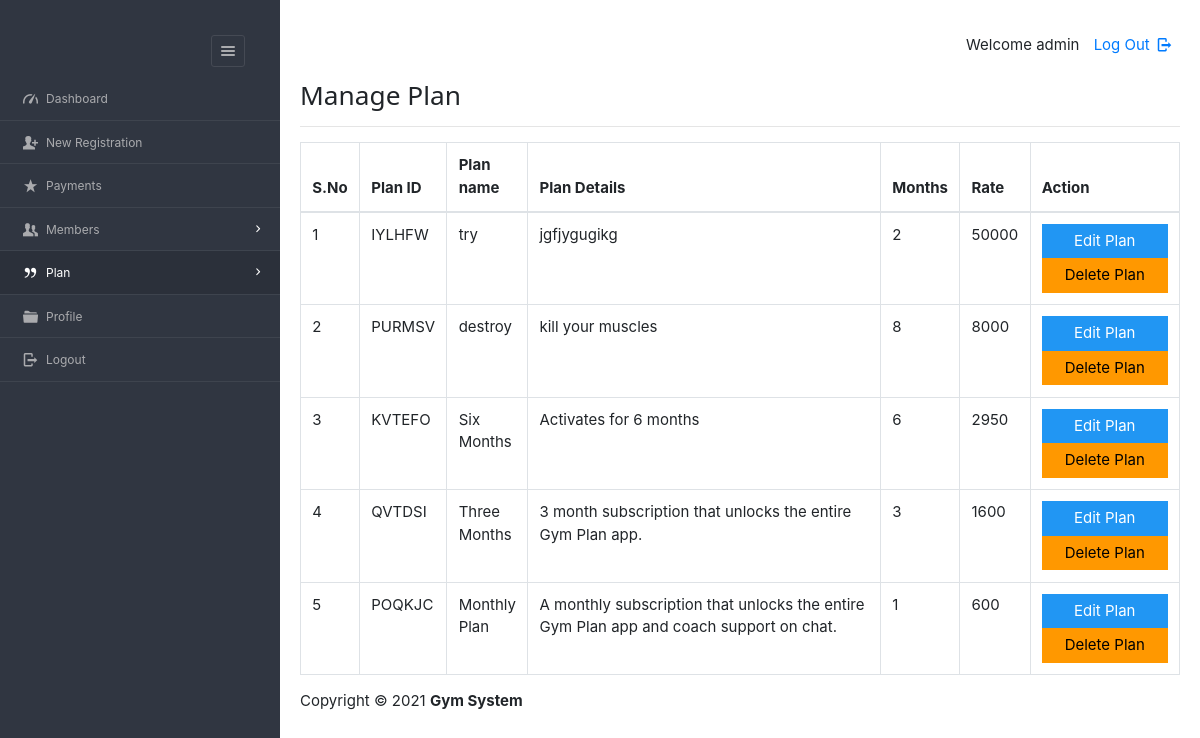
Page /dashboard/admin/view_plan.php (signed in) on the committed database.
### tables this page shows
CREATE TABLE `plan` (
  `pid` varchar(8) NOT NULL,
  `planName` varchar(20) NOT NULL,
  `description` varchar(200) NOT NULL,
  `validity` varchar(20) NOT NULL,
  `amount` int(10) NOT NULL,
  `active` varchar(255) DEFAULT NULL
);

### dashboard/admin/view_plan.php (the view, shortened to what this page needs)
<?php
require '../../include/db_conn.php';
?>
<!DOCTYPE html>
<html lang="en">
<head>
    <link rel="stylesheet" href="../../css/style.css"  id="style-resource-5">
    <link rel="stylesheet" href="../../css/dashMain.css">
    <link rel="stylesheet" type="text/css" href="../../css/entypo.css">
	<link href="a1style.css" rel="stylesheet" type="text/css">
	<link rel="stylesheet" href="https://stackpath.bootstrapcdn.com/bootstrap/4.3.1/css/bootstrap.min.css">
</head>
     <body class="page-body  page-fade" onload="collapseSidebar()">
    	<div class="page-container sidebar-collapsed" id="navbarcollapse">
		<div class="sidebar-menu">
			<header class="logo-env">
					<div class="sidebar-collapse" onclick="collapseSidebar()">
				<a href="#" class="sidebar-collapse-icon with-animation">
					<i class="entypo-menu"></i>
				</a>
			</div>
			</header>
    		<?php include('nav.php'); ?>
    	</div>
    		<div class="main-content">
				<div class="row">
					<div class="col-md-6 col-sm-8 clearfix">
					</div>
					<div class="col-md-6 col-sm-4 clearfix hidden-xs">
						<ul class="list-inline links-list pull-right">
							<li>Welcome <?php echo $_SESSION['full_name']; ?>
							</li>
							<li>
								<a href="logout.php">
									Log Out <i class="entypo-logout right"></i>
								</a>
							</li>
						</ul>
					</div>
				</div>
		<h3>Manage Plan</h3>
		<hr />
		<table class="table table-bordered datatable" id="table-1" border=1>
			<thead>
				<tr>
					<th>S.No</th>
					<th>Plan ID</th>
					<th>Plan name</th>
					<th>Plan Details</th>
					<th>Months</th>
					<th>Rate</th>
					<th>Action</th>
				</tr>
			</thead>
				<tbody>
					<?php
					$query  = "select * from plan where active='yes' ORDER BY amount DESC";
					$result = mysqli_query($con, $query);
					$sno    = 1;
					if (mysqli_affected_rows($con) != 0) {
					    while ($row = mysqli_fetch_array($result, MYSQLI_ASSOC)) {
					        $msgid = $row['pid'];
					        echo "<tr><td>" . $sno . "</td>";
					        echo "<td>" . $row['pid'] . "</td>";
					        echo "<td>" . $row['planName'] . "</td>";
					        echo "<td width='380'>" . $row['description'] . "</td>";
					        echo "<td>" . $row['validity'] . "</td>";
					        echo "<td>" . $row['amount'] . "</td>";
					        $sno++;
					        echo '<td><a href=edit_plan.php?id="'.$row['pid'].'"><input type="button" class="a1-btn a1-blue" id="boxxe" style="width:100%" value="Edit Plan" ></a><form action="del_plan.php" method="post" onSubmit="return ConfirmDelete();"><input type="hidden" name="name" value="' . $msgid .'"/><input type="submit" id="button1" value="Delete Plan" class="a1-btn a1-orange"/></form></td></tr>';
					    }
					}
					?>
				</tbody>
		</table>
<?php include('footer.php'); ?>
    	</div>
    </body>
</html>

### css/style.css (style rules this page uses)
html { font-size: 62.5%; font-family: sans-serif; }
div { display: block; }
body { font-family: "Noto Sans", sans-serif, "Helvetica Neue", Helvetica, Arial, sans-serif; font-size: 12px; line-height: 1.428571429; display: block; margin: 0; }
*, *:before, *:after { box-sizing: border-box; }
a { text-decoration: none; background: transparent; }
input, button, select, textarea { font-family: inherit; font-size: inherit; line-height: inherit; }
button, input { line-height: normal; }
button, input, select, textarea { font-family: inherit; font-size: 100%; margin: 0; }
input { background-color: white; cursor: text; padding: 1px; border-width: 2px; border-style: inset; border-color: initial; border-image: initial; }
input, textarea, select, button { text-rendering: auto; color: initial; letter-spacing: normal; word-spacing: normal; text-transform: none; text-indent: 0px; text-shadow: none; display: inline-block; text-align: start; margin: 0em; font: 400 13.3333px Arial; }
button, html input[type="button"], input[type="reset"], input[type="submit"] { cursor: pointer; }
a { color: #373e4a; text-decoration: none; }
a { background: transparent; }
a { color: #373e4a; }
.page-container { position: relative; padding-left: 280px; }
.page-container .sidebar-menu { position: absolute; width: 280px; top: 0; left: 0; bottom: 0; background: #303641; color: #aaabae; z-index: 1; min-height: 796px; box-sizing: border-box; }
.page-container .sidebar-menu .logo-env { width: 100%; padding: 35px; padding-bottom: 10px; box-sizing: border-box; }
.page-container .sidebar-menu .logo-env:before, .page-container .sidebar-menu .logo-env:after { content: " "; display: table; }
.page-container .sidebar-menu .logo-env > div { display: block; vertical-align: middle; white-space: nowrap; float: left; }
.page-container .sidebar-menu .logo-env > div > a { display: inline-block; color: #aaabae; }
.page-container .sidebar-menu .logo-env > div.sidebar-collapse, .page-container .sidebar-menu .logo-env > div.sidebar-mobile-menu { position: relative; float: right; }
.page-container .sidebar-menu .logo-env > div.sidebar-collapse a, .page-container .sidebar-menu .logo-env > div.sidebar-mobile-menu a { display: inline-block; border: 1px solid #454a54; text-align: center; padding: 0; line-height: 1; font-size: 20px; font-weight: 300; padding: 5px 2px; background-clip: padding-box; border-radius: 3px; transition: all 200ms ease-in-out; }
.page-container .sidebar-menu .logo-env:after { clear: both; }
ul, ol { margin-top: 0; margin-bottom: 8.5px; }
ul, menu, dir { display: block; list-style-type: disc; }
li { display: list-item; }
i, cite, em, var, address, dfn { font-style: italic; }

### css/entypo.css (style rules this page uses)
[class^="entypo-"]:before, [class*=" entypo-"]:before { font-family: "entypo"; font-style: normal; font-weight: normal; speak: none; display: inline-block; text-decoration: inherit; width: 1em; margin-right: .2em; text-align: center; font-variant: normal; text-transform: none; line-height: 1em; margin-left: .2em; }
.entypo-menu:before { content: '\e811'; }
.entypo-logout:before { content: '\e85d'; }

### dashboard/admin/view_plan.php (style rules this page uses)
#button1 { width:126px; }

### rows in the picture
plan: pid "IYLHFW", planName "try", description "jgfjygugikg", validity "2", amount "50000"
plan: pid "PURMSV", planName "destroy", description "kill your muscles", validity "8", amount "8000"
plan: pid "KVTEFO", planName "Six Months", description "Activates for 6 months", validity "6", amount "2950"
plan: pid "QVTDSI", planName "Three Months", description "3 month subscription that unlocks the entire Gym Plan app.", validity "3", amount "1600"
plan: pid "POQKJC", planName "Monthly Plan", description "A monthly subscription that unlocks the entire Gym Plan app and coach support on chat.", validity "1", amount "600"

### other values in the picture
$_SESSION['full_name'] "admin"
